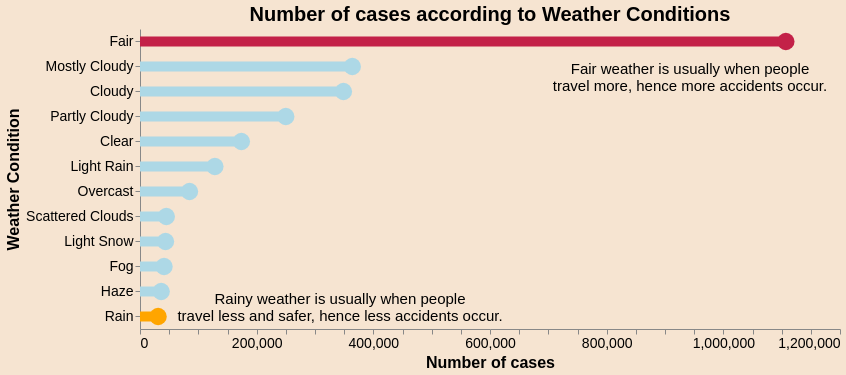

Express this chart as Vega-Lite.
### Vega-Lite specification from a JSON file in a GitHub repository (floating-point values rounded to 4 significant figures)
{"$schema": "https://vega.github.io/schema/vega-lite/v5.json", "title": "Number of cases according to Weather Conditions", "config": {"title": {"color": "black", "fontSize": 20}, "style": {"cell": {"stroke": "transparent"}}}, "background": "#F6E4D1", "width": 700, "height": 300, "padding": 5, "data": {"values": [{"category": "Fair", "amount": 1107194}, {"category": "Mostly Cloudy", "amount": 363959}, {"category": "Cloudy", "amount": 348767}, {"category": "Partly Cloudy", "amount": 249939}, {"category": "Clear", "amount": 173823}, {"category": "Light Rain", "amount": 128403}, {"category": "Overcast", "amount": 84882}, {"category": "Scattered Clouds", "amount": 45132}, {"category": "Light Snow", "amount": 43752}, {"category": "Fog", "amount": 41226}, {"category": "Haze", "amount": 36354}, {"category": "Rain", "amount": 31044}]}, "params": [{"name": "numWeather", "value": 12, "bind": {"input": "range", "min": 2, "max": 12, "step": 1, "name": "Number of weathers: "}}], "layer": [{"params": [{"name": "highlight", "select": {"type": "point", "on": "mouseover"}}, {"name": "select", "select": "point"}], "transform": [{"calculate": "toNumber(datum['amount'])", "as": "num_weather"}, {"window": [{"op": "rank", "as": "rank"}], "sort": [{"field": "num_weather", "order": "descending"}]}, {"filter": "datum.rank <= numWeather"}], "mark": {"type": "bar", "size": 10, "stroke": "black"}, "encoding": {"y": {"field": "category", "type": "ordinal", "title": "Weather Condition", "sort": "-x", "axis": {"titleColor": "black", "titleFontSize": 16, "labelColor": "black", "labelFontSize": 14}}, "x": {"aggregate": "sum", "field": "amount", "title": "Number of cases", "axis": {"titleColor": "black", "titleFontSize": 16, "labelColor": "black", "labelFontSize": 14, "grid": false}}, "fillOpacity": {"condition": {"param": "select", "value": 1}, "value": 0.3}, "strokeWidth": {"condition": [{"param": "select", "empty": false, "value": 1}, {"param": "highlight", "empty": false, "value": 1}], "value": 0}, "tooltip": [{"field": "category", "type": "nominal", "title": "Weather Condition"}, {"field": "amount", "type": "quantitative", "title": "Number of cases"}], "color": {"legend": null, "field": "category", "type": "nominal", "scale": {"domain": ["Fair", "Mostly Cloudy", "Cloudy", "Partly Cloudy", "Clear", "Light Rain", "Overcast", "Scattered Clouds", "Light Snow", "Fog", "Haze", "Rain"], "range": ["#c32148", "#ADD8E6", "#ADD8E6", "#ADD8E6", "#ADD8E6", "#ADD8E6", "#ADD8E6", "#ADD8E6", "#ADD8E6", "#ADD8E6", "#ADD8E6", "#FFA500"]}}}}, {"mark": {"type": "point", "size": 300, "filled": true}, "transform": [{"calculate": "toNumber(datum['amount'])", "as": "num_weather"}, {"window": [{"op": "rank", "as": "rank"}], "sort": [{"field": "num_weather", "order": "descending"}]}, {"filter": "datum.rank <= numWeather"}], "encoding": {"y": {"field": "category", "type": "ordinal", "title": "Weather Condition", "sort": "-x"}, "x": {"aggregate": "sum", "field": "amount"}, "tooltip": [{"field": "category", "type": "nominal", "title": "Weather Condition"}, {"field": "amount", "type": "quantitative", "title": "Number of Cases"}], "color": {"legend": null, "field": "category", "type": "nominal", "scale": {"domain": ["Fair", "Mostly Cloudy", "Cloudy", "Partly Cloudy", "Clear", "Light Rain", "Overcast", "Scattered Clouds", "Light Snow", "Fog", "Haze", "Rain"], "range": ["#7B68EE", "#A9A9A9", "#FFA500", "#A9A9A9", "#A9A9A9", "#A9A9A9", "#A9A9A9", "#FF1493", "#A9A9A9", "#A9A9A9", "#A9A9A9", "#A9A9A9"]}}}}, {"transform": [{"filter": "datum.category == 'Fair'"}, {"calculate": "'Fair weather is usually when people;travel more, hence more accidents occur.'", "as": "text_annotation_raw"}, {"calculate": "split(datum.text_annotation_raw,';')", "as": "text_annotation"}], "mark": {"type": "text", "dx": 200, "dy": -110}, "encoding": {"text": {"field": "text_annotation"}, "color": {"value": "#000000"}, "size": {"value": 15}}}, {"transform": [{"filter": "datum.category == 'Rain'"}, {"calculate": "'Rainy weather is usually when people;travel less and safer, hence less accidents occur.'", "as": "text_annotation_raw"}, {"calculate": "split(datum.text_annotation_raw,';')", "as": "text_annotation"}], "mark": {"type": "text", "dx": -150, "dy": 120}, "encoding": {"text": {"field": "text_annotation"}, "color": {"value": "#000000"}, "size": {"value": 15}}}]}
